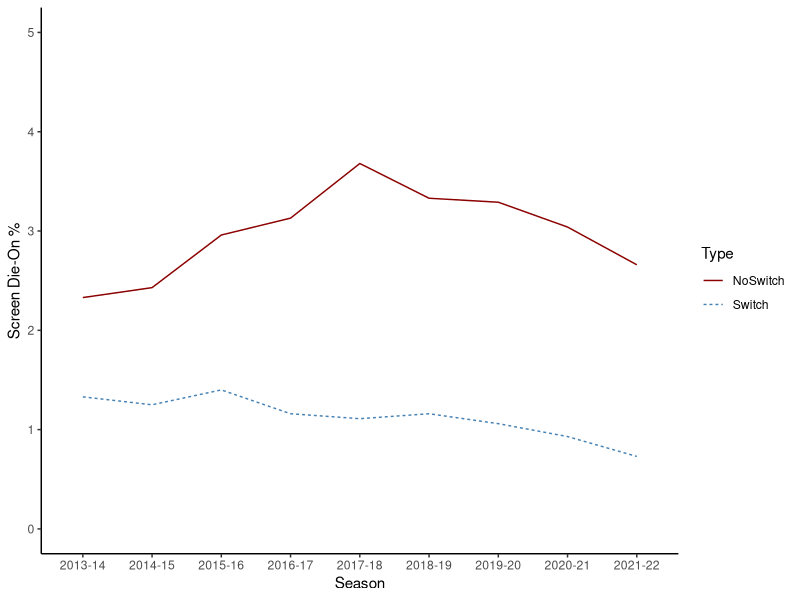
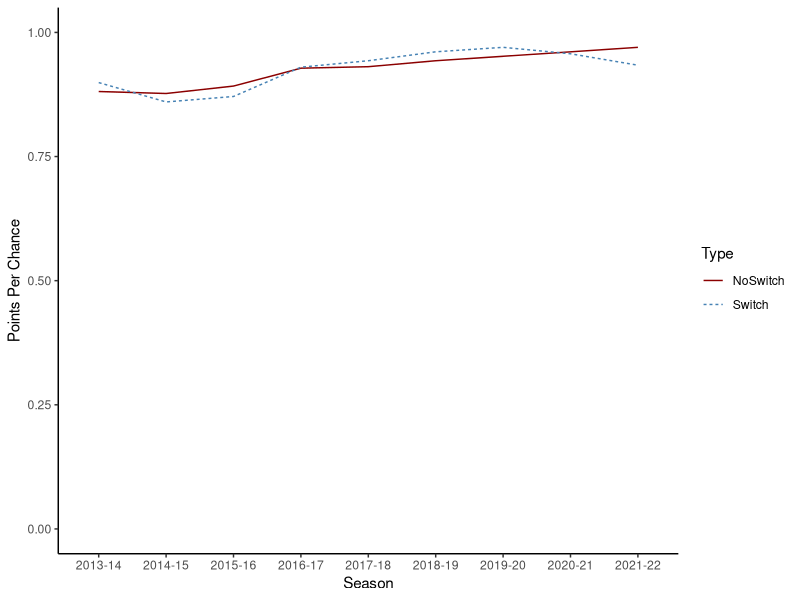
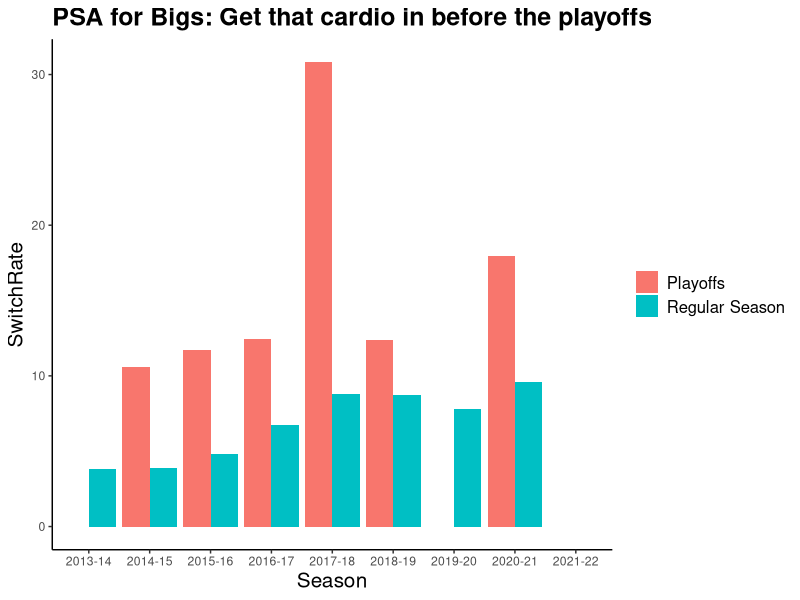

Recreate these plots in R, in order. (Note: this script raises an error after producing the figures.)
# Switch 5 ----- Part 1

# Setup
setup = {
  # Loading libraries
  library(tidyverse)
  library(ggpubr)
  library(flextable)
  library(scales)
  
  # Setting working directory
  setwd("~/Documents/Basketball/NBA/Switch5")
  
  # Clean theme for graphs
  theme_clean <- function() {
    theme(panel.grid.major = element_blank(), 
          panel.grid.minor = element_blank(),
          panel.background = element_blank(), 
          axis.line = element_line(colour = "black"),
          plot.title = element_text(size = 18, face = "bold")) 
  }
}

# Data Import
data_import = {
  # Importing data from Second Spectrum csv's
  Switch_Pick_Data <- read.csv("./Data/Switch_All_Games.csv") %>% 
    left_join(., read.csv("./Data/Picks_All_Games.csv"), by = c("Screener.Defender", "Season")) %>%
    mutate(Switches = Picks.x, TotalScreens = Picks.y) %>%
    select(Screener.Defender, Season, Switches, TotalScreens)
  
  # Adding in over screen 3 data
  Over_Screen_3 <- read.csv("./Data/Over_Screen_3.csv")
  
  # Importing Regular Season data
  Regular_Switch_Pick_Data <- read.csv("./Data/Switch_Regular_Games.csv") %>% 
    left_join(., read.csv("./Data/Picks_Regular_Games.csv"), by = c("Screener.Defender", "Season")) %>%
    mutate(Switches = Picks.x, TotalScreens = Picks.y) %>%
    select(Screener.Defender, Season, Switches, TotalScreens)
  
  # Importing Playoff data
  Playoff_Switch_Pick_Data <- read.csv("./Data/Switch_Playoff_Games.csv") %>% 
    left_join(., read.csv("./Data/Picks_Playoff_Games.csv"), by = c("Screener.Defender", "Season")) %>%
    mutate(Switches = Picks.x, TotalScreens = Picks.y) %>%
    select(Screener.Defender, Season, Switches, TotalScreens)
  
  # Data on non-switching possessions 
  No_Switch <- read.csv("./Data/No_Switch_Poss.csv") %>% mutate(Type = "NoSwitch")
  
  # Data on switching possessions 
  Switch <- read.csv("./Data/Switch_Poss.csv") %>% mutate(Type = "Switch")
  
  # Big and small lineup Shot Quality data
  Big <- read.csv("./Data/Big_SQ.csv") %>%
    mutate(LineupType = "Big")
  Small <- read.csv("./Data/Small_SQ.csv") %>%
    mutate(LineupType = "Small")
  
  # 2017-18 Playoff Lineups data from Cleaning the Glass
  Lineups1718 <- read_csv("./Data/Lineups_1718_FF.csv") %>%
    filter(Team != "League Averages") %>%
    filter(C %in% c("Kevin Love", "Draymond Green", "Anthony Davis", "PJ Tucker")) %>%
    select(Team, `Center in Lineup` = C, Poss, DER = `DEFENSE: Pts/Poss`)
}

# Switch Rate by Season Trends
switch_rate_by_season = {
  
  # Visualizing Switch Rate at the season level
  annotation <- data.frame(
    x = c(2,2,2),
    y = c(7.3,7.0,6.7),
    label = c("Red line represents year-to-year", "trend of ball screen 3's", "attempted per 100 possesions")
  )
  
  Switch_Pick_Data %>%
    group_by(Season) %>%
    summarize(SwitchRate = 100 * (sum(Switches) / sum(TotalScreens))) %>%
    left_join(., Over_Screen_3, by = "Season") %>%
    ggplot() +
    ggtitle("NBA teams expect a little more mobility from centers these days") +
    geom_col(aes(x = Season, y = SwitchRate), size = 1, color = "darkblue", fill = "white") +
    geom_line(aes(x = Season, y = Shots.Attempted.Per.100.Possessions), size = 1.5, color = "red", group = 1) +
    theme_clean() +
    theme(axis.title =  element_text(size = 15)) +
    geom_text(data = annotation, aes(x = x, y = y, label = label),
              color = "black",
              size = 4, angle = 0, fontface = "bold")
  
  # Visualizing Switch Rate in regular season vs. playoffs
  plot_data <- Regular_Switch_Pick_Data %>%
    group_by(Season) %>%
    summarize(SwitchRate = 100 * (sum(Switches) / sum(TotalScreens))) %>%
    mutate(Type = "Regular Season")
  
  Playoff_Switch_Pick_Data %>%
    group_by(Season) %>%
    summarize(SwitchRate = 100 * (sum(Switches) / sum(TotalScreens))) %>%
    mutate(Type = "Playoffs") %>%
    rbind(., plot_data) %>%
    ggplot(aes(x = Season, y = SwitchRate, fill = Type)) +
    geom_bar(stat = "identity", position = "dodge") +
    ggtitle("PSA for Bigs: Get that cardio in before the playoffs") +
    theme_clean() +
    theme(axis.title =  element_text(size = 15)) +
    theme(legend.title = element_blank()) +
    theme(legend.text = element_text(size = 12))
  
}

# Switch vs. No Switch trends
switch_v_no_switch = {
  p_data <- rbind(Switch, No_Switch) %>% mutate(Type = as.factor(Type))

  p1 <- p_data %>%
    ggplot(aes(x = Season, y = BHR.FGA.Per.Direct.Pick)) +
    geom_line(aes(color = Type, linetype = Type, group = Type)) + 
    scale_color_manual(values = c("darkred", "steelblue")) +
    theme_clean() +
    ylab("Ball-Handler FGA Per Pick") + 
    ylim(0, 1)
  
  p2 <- p_data %>%
    ggplot(aes(x = Season, y = BHR.PASS.Per.Direct.Pick)) +
    geom_line(aes(color = Type, linetype = Type, group = Type)) + 
    scale_color_manual(values = c("darkred", "steelblue")) +
    theme_clean() +
    ylab("Ball-Handler Pass Per Pick") +
    ylim(0, 1)
  
  p3 <- p_data %>%
    ggplot(aes(x = Season, y = Screen.Die.On.Percentage)) +
    geom_line(aes(color = Type, linetype = Type, group = Type)) + 
    scale_color_manual(values = c("darkred", "steelblue")) +
    theme_clean() +
    ylab("Screen Die-On %") +
    ylim(0, 5)
  
  p4 <- p_data %>%
    ggplot(aes(x = Season, y = Points.Per.Chance)) +
    geom_line(aes(color = Type, linetype = Type, group = Type)) + 
    scale_color_manual(values = c("darkred", "steelblue")) +
    theme_clean() +
    ylab("Points Per Chance") +
    ylim(0, 1)
  
  # Combining the plots
  plot <- ggarrange(p1, p2, p3, p4, ncol = 2, nrow = 2,common.legend = TRUE, legend = "bottom")
  annotate_figure(plot, top = "NBA Players Got Good at Using Screens")
}

# Lineup Composition
lineup_comp = {
  LineupComp <- rbind(Big, Small)
  
  LineupComp %>%
    ggplot(aes(x = Season, color = LineupType, group = LineupType)) +
    geom_line(aes(y = qSP)) + 
    theme_clean() +
    ylab("Shot Quality Surrendered by Defense") +
    ggtitle("Big or Small, Lineups are Giving Up Better Looks")
  
  colourer <- col_numeric(
    palette = c("red", "white", "dodgerblue2"),
    domain = c(80, 120))
  
  myft <- flextable(Lineups1718) %>%
    autofit() %>%
    add_header_lines("Most Used Small Lineups (17-18 Playoffs)") %>%
    theme_zebra() %>%
    align(align = "center", part = "header") %>%
    border_outer() %>%
    border_inner() %>%
    bg(bg = colourer, j = "DER", part = "body")
  
  myft
}
